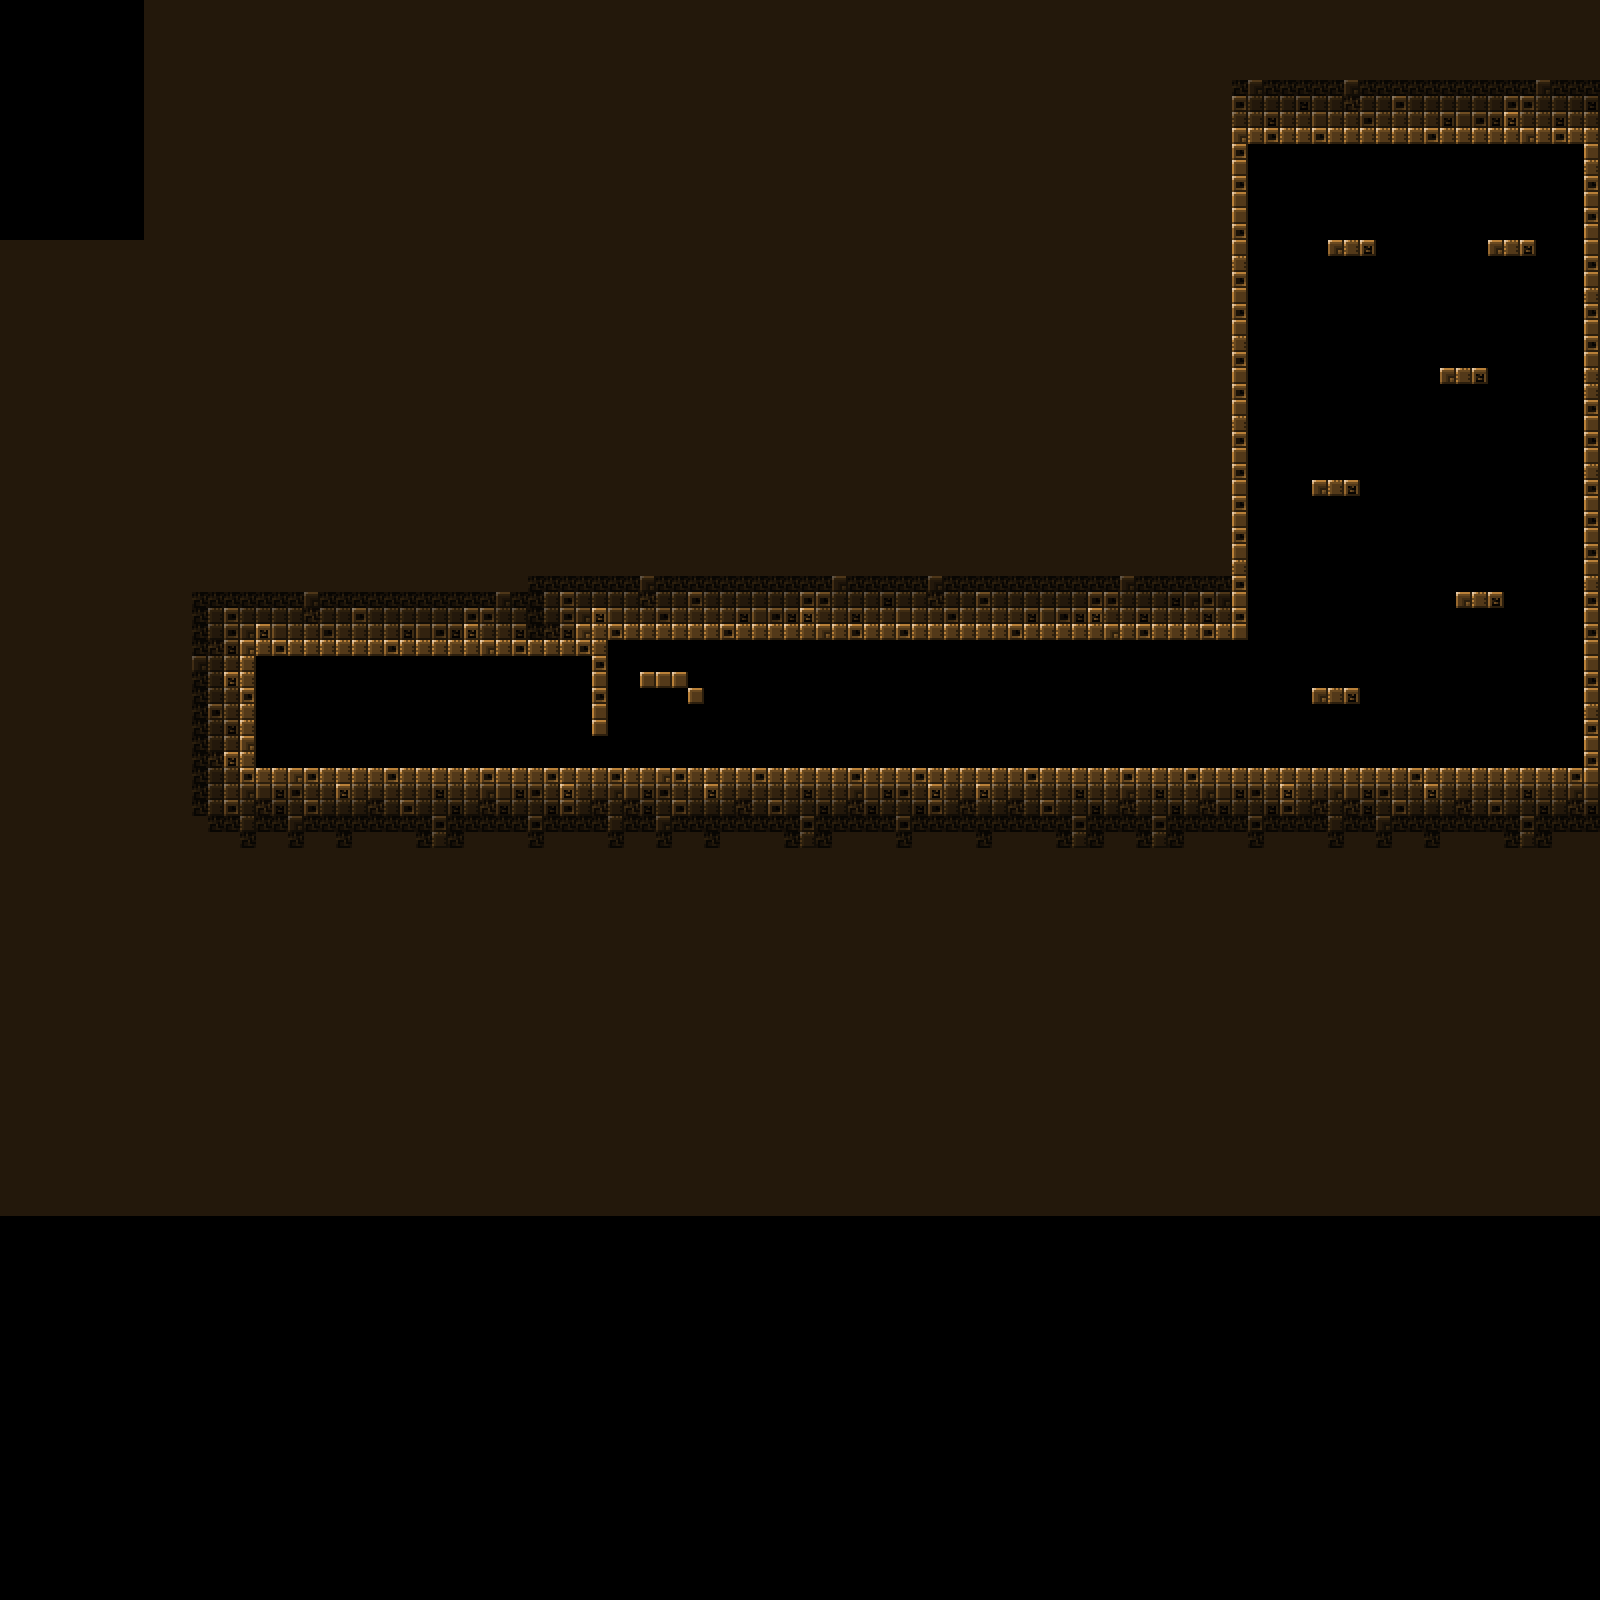

This game map was drawn from its Tiled (.tmx) file and the tilesets committed beside it. A one-line description and the trimmed map source follow:
An orthogonal 100x100 tile map with 16x16 px tiles, 1 tile layer (map) and 23 objects.

<map version="1.0" orientation="orthogonal" width="100" height="100" tilewidth="16" tileheight="16">
 <tileset firstgid="1" name="tilemap" tilewidth="16" tileheight="16">
  <image source="../gfx/tilemap.png" width="160" height="128" />
  <tile id="0">
   <properties>
    <property name="block" value="1" />
   </properties>
  </tile>
  <tile id="1">
   <properties>
    <property name="block" value="1" />
   </properties>
  </tile>
  <tile id="2">
   <properties>
    <property name="block" value="1" />
   </properties>
  </tile>
  <tile id="3">
   <properties>
    <property name="block" value="1" />
   </properties>
  </tile>
  <tile id="4">
   <properties>
    <property name="block" value="1" />
   </properties>
  </tile>
  <tile id="5">
   <properties>
    <property name="block" value="1" />
   </properties>
  </tile>
  <tile id="6">
   <properties>
    <property name="block" value="1" />
   </properties>
  </tile>
  <tile id="10">
   <properties>
    <property name="block" value="1" />
   </properties>
  </tile>
  <tile id="11">
   <properties>
    <property name="block" value="1" />
   </properties>
  </tile>
  <tile id="12">
   <properties>
    <property name="block" value="1" />
   </properties>
  </tile>
  <tile id="13">
   <properties>
    <property name="block" value="1" />
   </properties>
  </tile>
  <tile id="14">
   <properties>
    <property name="block" value="1" />
   </properties>
  </tile>
  <tile id="15">
   <properties>
    <property name="block" value="1" />
   </properties>
  </tile>
  <tile id="16">
   <properties>
    <property name="block" value="1" />
   </properties>
  </tile>
  <tile id="20">
   <properties>
    <property name="block" value="1" />
   </properties>
  </tile>
  <tile id="21">
   <properties>
    <property name="block" value="1" />
   </properties>
  </tile>
  <tile id="22">
   <properties>
    <property name="block" value="1" />
   </properties>
  </tile>
  <tile id="23">
   <properties>
    <property name="block" value="1" />
   </properties>
  </tile>
  <tile id="24">
   <properties>
    <property name="block" value="1" />
   </properties>
  </tile>
  <tile id="25">
   <properties>
    <property name="block" value="1" />
   </properties>
  </tile>
  <tile id="26">
   <properties>
    <property name="block" value="1" />
   </properties>
  </tile>
  <tile id="33">
   <properties>
    <property name="coin" value="1" />
   </properties>
  </tile>
  <tile id="34">
   <properties>
    <property name="switch" value="1" />
   </properties>
  </tile>
 </tileset>
 <layer name="map" width="100" height="100">
  <data>[10000 cells, 6199 non-empty, 17 distinct tile ids]</data>
 </layer>
 <objectgroup name="objects" width="100" height="100">
  <object gid="35" x="800" y="768">
   <properties>
    <property name="hold" value="0" />
    <property name="id" value="1" />
   </properties>
  </object>
  <object gid="71" x="320" y="768" />
  <object gid="72" x="560" y="768" />
  <object gid="31" x="1312" y="720" />
  <object gid="31" x="1312" y="736" />
  <object gid="31" x="1312" y="752" />
  <object gid="31" x="1312" y="768" />
  <object gid="32" x="1344" y="720" />
  <object gid="32" x="1344" y="736" />
  <object gid="32" x="1344" y="752" />
  <object gid="32" x="1344" y="768" />
  <object gid="34" x="1328" y="656" />
  <object gid="34" x="1472" y="560" />
  <object gid="34" x="1328" y="448" />
  <object gid="34" x="1424" y="736" />
  <object gid="34" x="1456" y="736" />
  <object gid="34" x="1488" y="736" />
  <object gid="34" x="1520" y="736" />
  <object gid="34" x="1552" y="736" />
  <object gid="34" x="1520" y="704" />
  <object gid="34" x="1488" y="704" />
  <object gid="34" x="1456" y="704" />
  <object gid="34" x="1488" y="672" />
 </objectgroup>
</map>